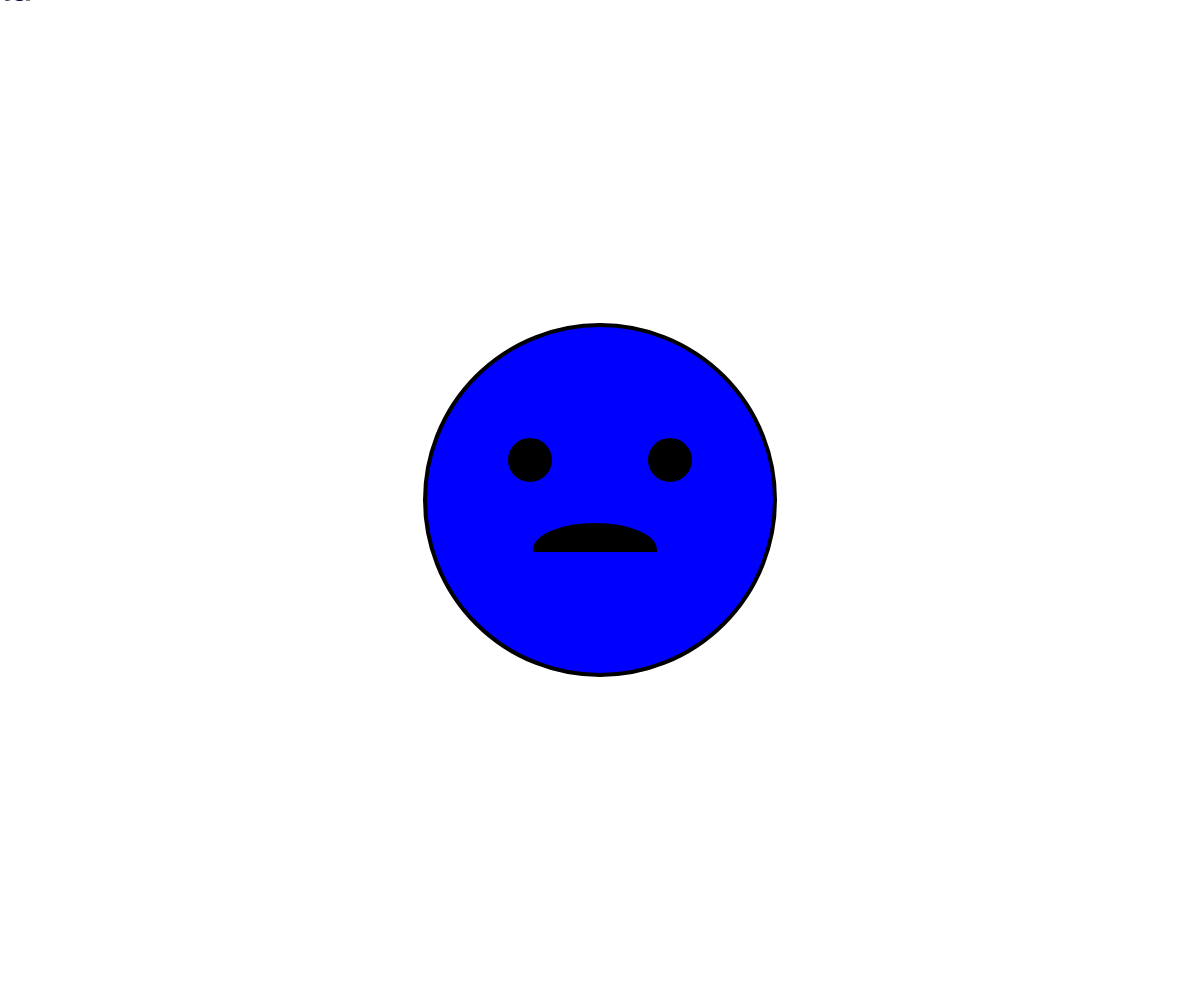
Frame 1 (no input)
Frame 60 (no input): identical to frame 1, image omitted
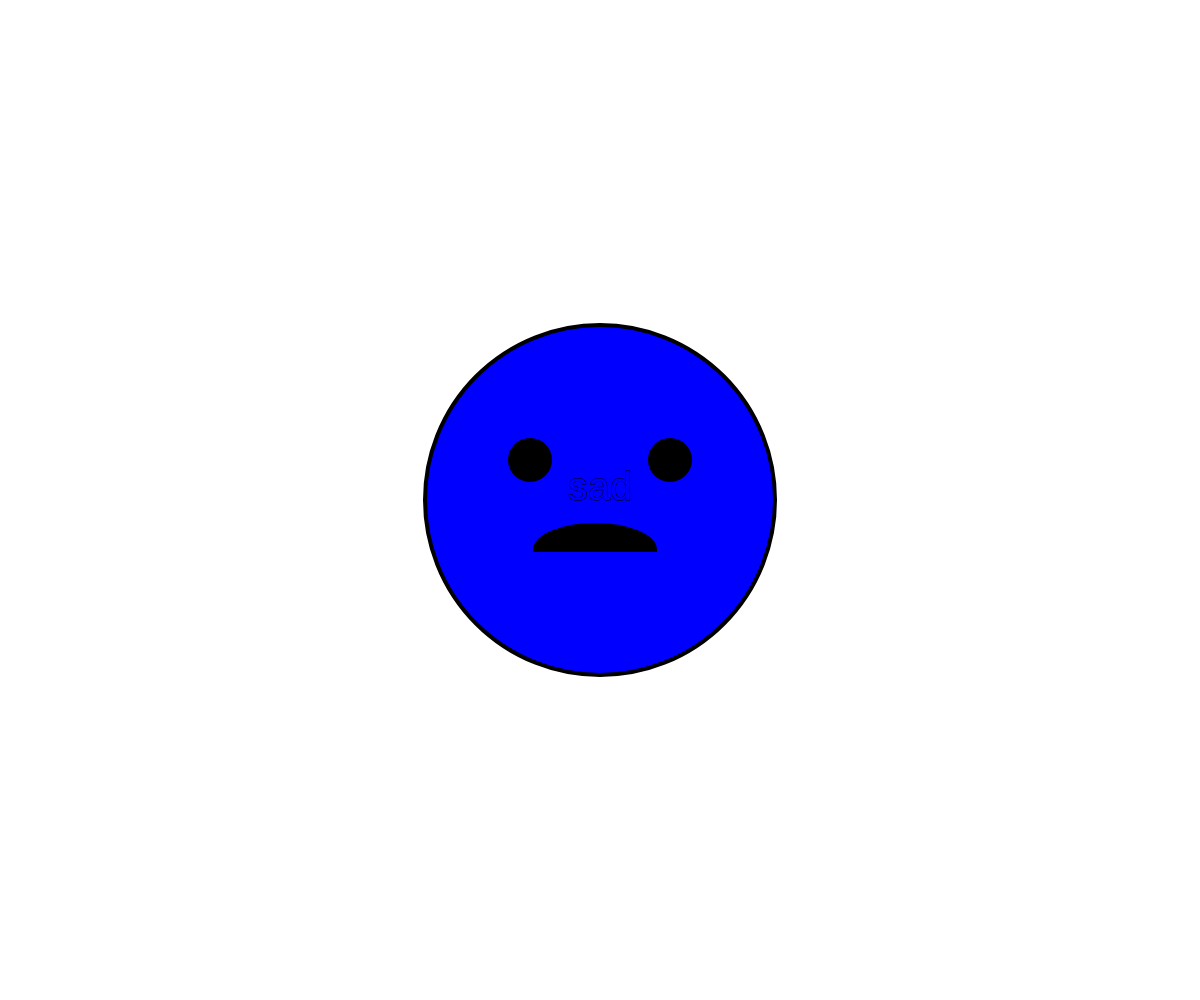
Frame 120 (the mouse pressed at the canvas centre since frame 60)

The p5.js sketch that drew these frames (run headless with seeded random() and noise() and a simulated clock; from frame 60 on, the mouse is pressed at the canvas centre):

// p5.js sketch
// ── sketch.js

var feelings;
var indexMood;

function setup() {
  createCanvas(windowWidth, windowHeight);
  feelings = ["HAPPY!", "Angry", "sad"]
  indexMood = feelings[int(random(feelings.length))];
}

function keyPressed(){
  indexMood = feelings[int(random(feelings.length))];

}

function draw(){
      background(255);

      //SAD
      if (indexMood == feelings[2]) {
        //face
        fill(0,0,255);
        stroke(0,0,0);
        strokeWeight(4);
        ellipse(windowWidth/2, windowHeight/2, 350, 350);
        //left eye
        fill(0,0,0)
        ellipse(windowWidth/2-70, windowHeight/2-40, 40, 40);
        //right eye
        fill(0,0,0)
        ellipse(windowWidth/2+70, windowHeight/2-40, 40, 40);
        //sad
        fill(0,0,0);
        arc(windowWidth/2-5, windowHeight/2+50, 120, 50, PI, 0, CHORD);
        //text
        fill(0,0,255);
        strokeWeight(1);
        textSize(40);
        textAlign(CENTER);
        text(indexMood, mouseX, mouseY);
   }

      //ANGRY
      else if (indexMood == feelings[1]){
        //face
        fill(255,0,0);
        stroke(0,0,0);
        strokeWeight(4);
        ellipse(windowWidth/2, windowHeight/2, 350, 350);
        //left eye
        fill(0,0,0)
        ellipse(windowWidth/2-70, windowHeight/2-40, 40, 40);
        //right eye
        fill(0,0,0)
        ellipse(windowWidth/2+70, windowHeight/2-40, 40, 40);
        //angry mouse
        fill(0,0,0);
        line(windowWidth/2+60, windowHeight/2+50, windowWidth/2-60, windowHeight/2+50);
        //text
        fill(0,255,0);
        strokeWeight(1);
        textSize(60);
        textAlign(CENTER);
        text(indexMood, mouseX, mouseY);
   }

      //HAPPY
      else {
       //face
        fill(255,255,0);
        stroke(0,0,0);
        strokeWeight(4);
        ellipse(windowWidth/2, windowHeight/2, 350, 350);
        //left eye
        fill(0,0,0)
        ellipse(windowWidth/2-70, windowHeight/2-40, 40, 40);
        //right eye
        fill(0,0,0)
        ellipse(windowWidth/2+70, windowHeight/2-40, 40, 40);
        //happy mouth
        arc(windowWidth/2-5, windowHeight/2+10, 120, 150, QUARTER_PI, PI- QUARTER_PI, OPEN);
        //text
        fill(255,0,0);
        strokeWeight(1);
        textSize(60);
        textAlign(CENTER);
        text(indexMood, mouseX, mouseY);
   }
}
